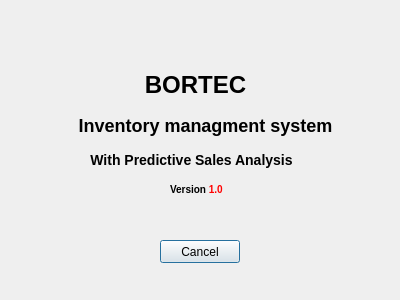
<?xml version="1.0" encoding="UTF-8"?>
<ui version="4.0">
 <class>Dialog</class>
 <widget class="QDialog" name="Dialog">
  <property name="geometry">
   <rect>
    <x>0</x>
    <y>0</y>
    <width>400</width>
    <height>300</height>
   </rect>
  </property>
  <property name="windowTitle">
   <string>About</string>
  </property>
  <widget class="QLabel" name="label">
   <property name="geometry">
    <rect>
     <x>140</x>
     <y>70</y>
     <width>111</width>
     <height>31</height>
    </rect>
   </property>
   <property name="text">
    <string>&lt;h1&gt;BORTEC&lt;/h1&gt;</string>
   </property>
   <property name="alignment">
    <set>Qt::AlignCenter</set>
   </property>
  </widget>
  <widget class="QLabel" name="label_2">
   <property name="geometry">
    <rect>
     <x>30</x>
     <y>100</y>
     <width>351</width>
     <height>51</height>
    </rect>
   </property>
   <property name="text">
    <string>&lt;html&gt;&lt;head/&gt;&lt;body&gt;&lt;p&gt;&lt;span style=&quot; font-size:x-large; font-weight:600;&quot;&gt;Inventory managment system&lt;/span&gt;&lt;/p&gt;&lt;/body&gt;&lt;/html&gt;</string>
   </property>
   <property name="alignment">
    <set>Qt::AlignCenter</set>
   </property>
  </widget>
  <widget class="QLabel" name="label_3">
   <property name="geometry">
    <rect>
     <x>170</x>
     <y>180</y>
     <width>71</width>
     <height>20</height>
    </rect>
   </property>
   <property name="text">
    <string>&lt;html&gt;&lt;head/&gt;&lt;body&gt;&lt;p&gt;&lt;span style=&quot; font-size:small; font-weight:600;&quot;&gt;Version &lt;/span&gt;&lt;span style=&quot; font-size:small; font-weight:600; color:#ff0000;&quot;&gt;1.0&lt;/span&gt;&lt;/p&gt;&lt;/body&gt;&lt;/html&gt;</string>
   </property>
  </widget>
  <widget class="QPushButton" name="pushButton">
   <property name="geometry">
    <rect>
     <x>160</x>
     <y>240</y>
     <width>80</width>
     <height>23</height>
    </rect>
   </property>
   <property name="text">
    <string>Cancel</string>
   </property>
  </widget>
  <widget class="QLabel" name="label_4">
   <property name="geometry">
    <rect>
     <x>66</x>
     <y>150</y>
     <width>251</width>
     <height>20</height>
    </rect>
   </property>
   <property name="text">
    <string>&lt;h3&gt;With Predictive Sales Analysis&lt;/h3&gt;</string>
   </property>
   <property name="alignment">
    <set>Qt::AlignCenter</set>
   </property>
  </widget>
 </widget>
 <resources/>
 <connections/>
</ui>
